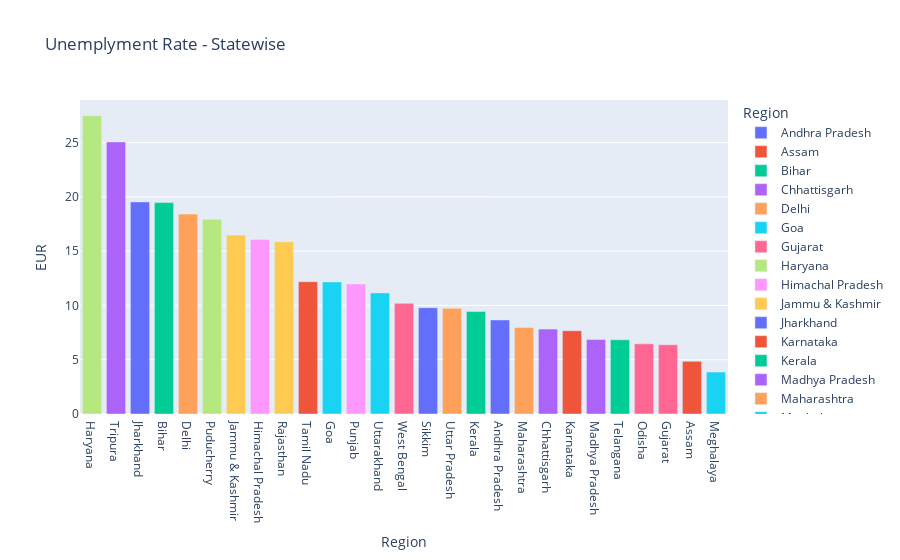

The cell this chart's notebook holds for it:
### Markdown cell above
### Unemployment Rate

### Code cell
fig = px.bar(State,x='Region',y='EUR',color='Region',title='Unemplyment Rate - Statewise')
fig.update_layout(xaxis={'categoryorder':'total descending'})
fig.show()

### Figure 1 — Plotly figure (JSON) as saved in the notebook; plotly's stock layout.template omitted (floating-point values rounded to 4 significant figures)
{"data": [{"alignmentgroup": "True", "hovertemplate": "Region=%{x}<br>EUR=%{y}<extra></extra>", "legendgroup": "Andhra Pradesh", "marker": {"color": "#636efa", "pattern": {"shape": ""}}, "name": "Andhra Pradesh", "offsetgroup": "Andhra Pradesh", "orientation": "v", "showlegend": true, "textposition": "auto", "type": "bar", "x": ["Andhra Pradesh"], "xaxis": "x", "y": [8.664], "yaxis": "y"}, {"alignmentgroup": "True", "hovertemplate": "Region=%{x}<br>EUR=%{y}<extra></extra>", "legendgroup": "Assam", "marker": {"color": "#EF553B", "pattern": {"shape": ""}}, "name": "Assam", "offsetgroup": "Assam", "orientation": "v", "showlegend": true, "textposition": "auto", "type": "bar", "x": ["Assam"], "xaxis": "x", "y": [4.856], "yaxis": "y"}, {"alignmentgroup": "True", "hovertemplate": "Region=%{x}<br>EUR=%{y}<extra></extra>", "legendgroup": "Bihar", "marker": {"color": "#00cc96", "pattern": {"shape": ""}}, "name": "Bihar", "offsetgroup": "Bihar", "orientation": "v", "showlegend": true, "textposition": "auto", "type": "bar", "x": ["Bihar"], "xaxis": "x", "y": [19.47], "yaxis": "y"}, {"alignmentgroup": "True", "hovertemplate": "Region=%{x}<br>EUR=%{y}<extra></extra>", "legendgroup": "Chhattisgarh", "marker": {"color": "#ab63fa", "pattern": {"shape": ""}}, "name": "Chhattisgarh", "offsetgroup": "Chhattisgarh", "orientation": "v", "showlegend": true, "textposition": "auto", "type": "bar", "x": ["Chhattisgarh"], "xaxis": "x", "y": [7.819], "yaxis": "y"}, {"alignmentgroup": "True", "hovertemplate": "Region=%{x}<br>EUR=%{y}<extra></extra>", "legendgroup": "Delhi", "marker": {"color": "#FFA15A", "pattern": {"shape": ""}}, "name": "Delhi", "offsetgroup": "Delhi", "orientation": "v", "showlegend": true, "textposition": "auto", "type": "bar", "x": ["Delhi"], "xaxis": "x", "y": [18.41], "yaxis": "y"}, {"alignmentgroup": "True", "hovertemplate": "Region=%{x}<br>EUR=%{y}<extra></extra>", "legendgroup": "Goa", "marker": {"color": "#19d3f3", "pattern": {"shape": ""}}, "name": "Goa", "offsetgroup": "Goa", "orientation": "v", "showlegend": true, "textposition": "auto", "type": "bar", "x": ["Goa"], "xaxis": "x", "y": [12.17], "yaxis": "y"}, {"alignmentgroup": "True", "hovertemplate": "Region=%{x}<br>EUR=%{y}<extra></extra>", "legendgroup": "Gujarat", "marker": {"color": "#FF6692", "pattern": {"shape": ""}}, "name": "Gujarat", "offsetgroup": "Gujarat", "orientation": "v", "showlegend": true, "textposition": "auto", "type": "bar", "x": ["Gujarat"], "xaxis": "x", "y": [6.376], "yaxis": "y"}, {"alignmentgroup": "True", "hovertemplate": "Region=%{x}<br>EUR=%{y}<extra></extra>", "legendgroup": "Haryana", "marker": {"color": "#B6E880", "pattern": {"shape": ""}}, "name": "Haryana", "offsetgroup": "Haryana", "orientation": "v", "showlegend": true, "textposition": "auto", "type": "bar", "x": ["Haryana"], "xaxis": "x", "y": [27.48], "yaxis": "y"}, {"alignmentgroup": "True", "hovertemplate": "Region=%{x}<br>EUR=%{y}<extra></extra>", "legendgroup": "Himachal Pradesh", "marker": {"color": "#FF97FF", "pattern": {"shape": ""}}, "name": "Himachal Pradesh", "offsetgroup": "Himachal Pradesh", "orientation": "v", "showlegend": true, "textposition": "auto", "type": "bar", "x": ["Himachal Pradesh"], "xaxis": "x", "y": [16.07], "yaxis": "y"}, {"alignmentgroup": "True", "hovertemplate": "Region=%{x}<br>EUR=%{y}<extra></extra>", "legendgroup": "Jammu & Kashmir", "marker": {"color": "#FECB52", "pattern": {"shape": ""}}, "name": "Jammu & Kashmir", "offsetgroup": "Jammu & Kashmir", "orientation": "v", "showlegend": true, "textposition": "auto", "type": "bar", "x": ["Jammu & Kashmir"], "xaxis": "x", "y": [16.48], "yaxis": "y"}, {"alignmentgroup": "True", "hovertemplate": "Region=%{x}<br>EUR=%{y}<extra></extra>", "legendgroup": "Jharkhand", "marker": {"color": "#636efa", "pattern": {"shape": ""}}, "name": "Jharkhand", "offsetgroup": "Jharkhand", "orientation": "v", "showlegend": true, "textposition": "auto", "type": "bar", "x": ["Jharkhand"], "xaxis": "x", "y": [19.54], "yaxis": "y"}, {"alignmentgroup": "True", "hovertemplate": "Region=%{x}<br>EUR=%{y}<extra></extra>", "legendgroup": "Karnataka", "marker": {"color": "#EF553B", "pattern": {"shape": ""}}, "name": "Karnataka", "offsetgroup": "Karnataka", "orientation": "v", "showlegend": true, "textposition": "auto", "type": "bar", "x": ["Karnataka"], "xaxis": "x", "y": [7.668], "yaxis": "y"}, {"alignmentgroup": "True", "hovertemplate": "Region=%{x}<br>EUR=%{y}<extra></extra>", "legendgroup": "Kerala", "marker": {"color": "#00cc96", "pattern": {"shape": ""}}, "name": "Kerala", "offsetgroup": "Kerala", "orientation": "v", "showlegend": true, "textposition": "auto", "type": "bar", "x": ["Kerala"], "xaxis": "x", "y": [9.434], "yaxis": "y"}, {"alignmentgroup": "True", "hovertemplate": "Region=%{x}<br>EUR=%{y}<extra></extra>", "legendgroup": "Madhya Pradesh", "marker": {"color": "#ab63fa", "pattern": {"shape": ""}}, "name": "Madhya Pradesh", "offsetgroup": "Madhya Pradesh", "orientation": "v", "showlegend": true, "textposition": "auto", "type": "bar", "x": ["Madhya Pradesh"], "xaxis": "x", "y": [6.854], "yaxis": "y"}, {"alignmentgroup": "True", "hovertemplate": "Region=%{x}<br>EUR=%{y}<extra></extra>", "legendgroup": "Maharashtra", "marker": {"color": "#FFA15A", "pattern": {"shape": ""}}, "name": "Maharashtra", "offsetgroup": "Maharashtra", "orientation": "v", "showlegend": true, "textposition": "auto", "type": "bar", "x": ["Maharashtra"], "xaxis": "x", "y": [7.979], "yaxis": "y"}, {"alignmentgroup": "True", "hovertemplate": "Region=%{x}<br>EUR=%{y}<extra></extra>", "legendgroup": "Meghalaya", "marker": {"color": "#19d3f3", "pattern": {"shape": ""}}, "name": "Meghalaya", "offsetgroup": "Meghalaya", "orientation": "v", "showlegend": true, "textposition": "auto", "type": "bar", "x": ["Meghalaya"], "xaxis": "x", "y": [3.866], "yaxis": "y"}, {"alignmentgroup": "True", "hovertemplate": "Region=%{x}<br>EUR=%{y}<extra></extra>", "legendgroup": "Odisha", "marker": {"color": "#FF6692", "pattern": {"shape": ""}}, "name": "Odisha", "offsetgroup": "Odisha", "orientation": "v", "showlegend": true, "textposition": "auto", "type": "bar", "x": ["Odisha"], "xaxis": "x", "y": [6.462], "yaxis": "y"}, {"alignmentgroup": "True", "hovertemplate": "Region=%{x}<br>EUR=%{y}<extra></extra>", "legendgroup": "Puducherry", "marker": {"color": "#B6E880", "pattern": {"shape": ""}}, "name": "Puducherry", "offsetgroup": "Puducherry", "orientation": "v", "showlegend": true, "textposition": "auto", "type": "bar", "x": ["Puducherry"], "xaxis": "x", "y": [17.94], "yaxis": "y"}, {"alignmentgroup": "True", "hovertemplate": "Region=%{x}<br>EUR=%{y}<extra></extra>", "legendgroup": "Punjab", "marker": {"color": "#FF97FF", "pattern": {"shape": ""}}, "name": "Punjab", "offsetgroup": "Punjab", "orientation": "v", "showlegend": true, "textposition": "auto", "type": "bar", "x": ["Punjab"], "xaxis": "x", "y": [11.98], "yaxis": "y"}, {"alignmentgroup": "True", "hovertemplate": "Region=%{x}<br>EUR=%{y}<extra></extra>", "legendgroup": "Rajasthan", "marker": {"color": "#FECB52", "pattern": {"shape": ""}}, "name": "Rajasthan", "offsetgroup": "Rajasthan", "orientation": "v", "showlegend": true, "textposition": "auto", "type": "bar", "x": ["Rajasthan"], "xaxis": "x", "y": [15.87], "yaxis": "y"}, {"alignmentgroup": "True", "hovertemplate": "Region=%{x}<br>EUR=%{y}<extra></extra>", "legendgroup": "Sikkim", "marker": {"color": "#636efa", "pattern": {"shape": ""}}, "name": "Sikkim", "offsetgroup": "Sikkim", "orientation": "v", "showlegend": true, "textposition": "auto", "type": "bar", "x": ["Sikkim"], "xaxis": "x", "y": [9.793], "yaxis": "y"}, {"alignmentgroup": "True", "hovertemplate": "Region=%{x}<br>EUR=%{y}<extra></extra>", "legendgroup": "Tamil Nadu", "marker": {"color": "#EF553B", "pattern": {"shape": ""}}, "name": "Tamil Nadu", "offsetgroup": "Tamil Nadu", "orientation": "v", "showlegend": true, "textposition": "auto", "type": "bar", "x": ["Tamil Nadu"], "xaxis": "x", "y": [12.19], "yaxis": "y"}, {"alignmentgroup": "True", "hovertemplate": "Region=%{x}<br>EUR=%{y}<extra></extra>", "legendgroup": "Telangana", "marker": {"color": "#00cc96", "pattern": {"shape": ""}}, "name": "Telangana", "offsetgroup": "Telangana", "orientation": "v", "showlegend": true, "textposition": "auto", "type": "bar", "x": ["Telangana"], "xaxis": "x", "y": [6.833], "yaxis": "y"}, {"alignmentgroup": "True", "hovertemplate": "Region=%{x}<br>EUR=%{y}<extra></extra>", "legendgroup": "Tripura", "marker": {"color": "#ab63fa", "pattern": {"shape": ""}}, "name": "Tripura", "offsetgroup": "Tripura", "orientation": "v", "showlegend": true, "textposition": "auto", "type": "bar", "x": ["Tripura"], "xaxis": "x", "y": [25.05], "yaxis": "y"}, {"alignmentgroup": "True", "hovertemplate": "Region=%{x}<br>EUR=%{y}<extra></extra>", "legendgroup": "Uttar Pradesh", "marker": {"color": "#FFA15A", "pattern": {"shape": ""}}, "name": "Uttar Pradesh", "offsetgroup": "Uttar Pradesh", "orientation": "v", "showlegend": true, "textposition": "auto", "type": "bar", "x": ["Uttar Pradesh"], "xaxis": "x", "y": [9.737], "yaxis": "y"}, {"alignmentgroup": "True", "hovertemplate": "Region=%{x}<br>EUR=%{y}<extra></extra>", "legendgroup": "Uttarakhand", "marker": {"color": "#19d3f3", "pattern": {"shape": ""}}, "name": "Uttarakhand", "offsetgroup": "Uttarakhand", "orientation": "v", "showlegend": true, "textposition": "auto", "type": "bar", "x": ["Uttarakhand"], "xaxis": "x", "y": [11.16], "yaxis": "y"}, {"alignmentgroup": "True", "hovertemplate": "Region=%{x}<br>EUR=%{y}<extra></extra>", "legendgroup": "West Bengal", "marker": {"color": "#FF6692", "pattern": {"shape": ""}}, "name": "West Bengal", "offsetgroup": "West Bengal", "orientation": "v", "showlegend": true, "textposition": "auto", "type": "bar", "x": ["West Bengal"], "xaxis": "x", "y": [10.19], "yaxis": "y"}], "layout": {"barmode": "relative", "legend": {"title": {"text": "Region"}, "tracegroupgap": 0}, "title": {"text": "Unemplyment Rate - Statewise"}, "xaxis": {"anchor": "y", "categoryarray": ["Andhra Pradesh", "Assam", "Bihar", "Chhattisgarh", "Delhi", "Goa", "Gujarat", "Haryana", "Himachal Pradesh", "Jammu & Kashmir", "Jharkhand", "Karnataka", "Kerala", "Madhya Pradesh", "Maharashtra", "Meghalaya", "Odisha", "Puducherry", "Punjab", "Rajasthan", "Sikkim", "Tamil Nadu", "Telangana", "Tripura", "Uttar Pradesh", "Uttarakhand", "West Bengal"], "categoryorder": "total descending", "domain": [0, 1], "title": {"text": "Region"}}, "yaxis": {"anchor": "x", "domain": [0, 1], "title": {"text": "EUR"}}}}
